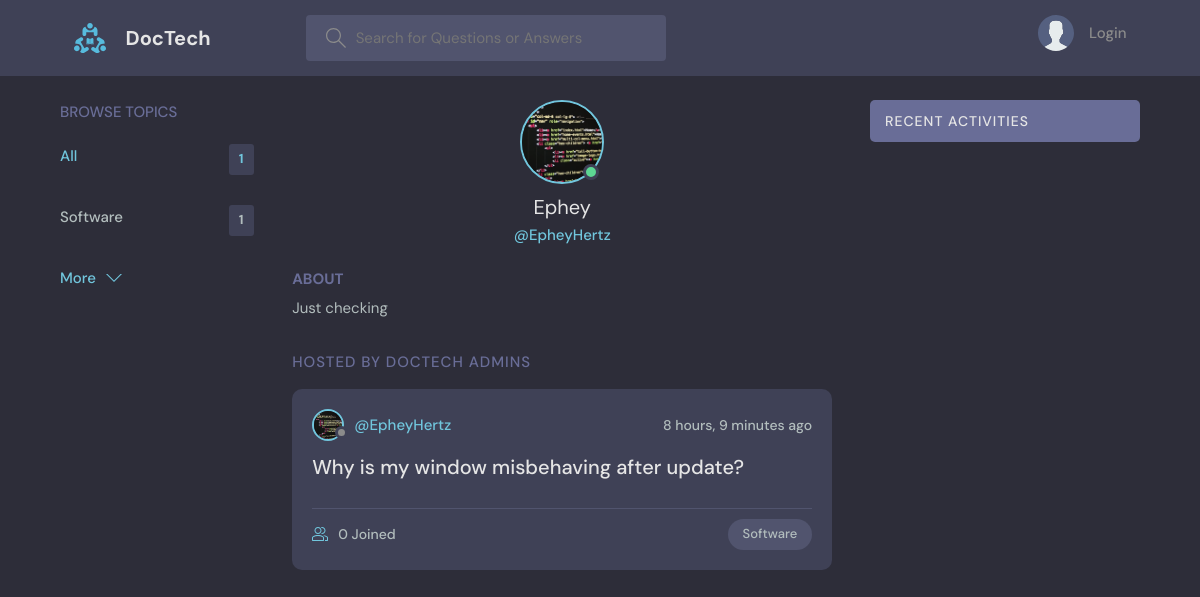
Page /profile/1/ on the committed database.
### base/models.py (models this page shows, shortened)
class Topic(models.Model):
    name = models.CharField(max_length=200)

class User(AbstractUser):
    name = models.CharField(max_length=200, null=True)
    email = models.EmailField(unique=True, null=True)
    bio = models.TextField(null=True)
    avatar = models.ImageField(null=True, default="avatar.svg")
    objects = CustomUserManager()
    USERNAME_FIELD = 'email'
    REQUIRED_FIELDS = []

class Room(models.Model):
    host = models.ForeignKey(User, on_delete=models.SET_NULL, null=True)
    topic = models.ForeignKey(Topic, on_delete=models.SET_NULL, null=True)
    name = models.CharField(max_length=200)
    description = models.TextField(null=True, blank=True)
    participants = models.ManyToManyField(
        User, related_name='participants', blank=True)
    updated = models.DateTimeField(auto_now=True)
    created = models.DateTimeField(auto_now_add=True)
    class Meta:
        ordering = ['-updated', '-created']

### base/views.py (the view)
# urls.py: path('profile/<str:pk>/', views.userProfile, name="user-profile"),
def userProfile(request, pk):
    user = User.objects.get(id=pk)
    rooms = user.room_set.all()
    room_messages = user.message_set.all()
    topics = Topic.objects.all()
    context = {'user': user, 'rooms': rooms,
               'room_messages': room_messages, 'topics': topics}
    return render(request, 'base/profile.html', context)

### base/templates/base/profile.html (shortened to what this page needs)
{% extends 'main.html' %}
{% block content %}
<main class="profile-page layout layout--3">
  <div class="container">
    {% include 'base/topics_component.html' %}
    <div class="roomList">
      <div class="profile">
        <div class="profile__avatar">
          <div class="avatar avatar--large active">
            <img src="{{user.avatar.url}}" />
          </div>
        </div>
        <div class="profile__info">
          <h3>{{user.name}}</h3>
          <p>@{{user.username}}</p>
        </div>
        <div class="profile__about">
          <h3>About</h3>
          <p>
            {{user.bio}}
          </p>
        </div>
      </div>
      <div class="roomList__header">
        <div>
          <h2>Hosted By DocTech Admins</a>
          </h2>
        </div>
      </div>
      {% include 'base/feed_component.html' %}
    </div>
    {% include 'base/activity_component.html' %}
  </div>
</main>
{% endblock content %}

### templates/main.html (shortened to what this page needs)
<!DOCTYPE html>
{% load static %}
<html lang="en">
<head>
    <link rel="stylesheet" href="{% static 'styles/style.css' %}" />
</head>
<body>
    {% include 'navbar.html' %}
    {% block content %}
    {% endblock %}
</body>
</html>

### templates/navbar.html (shortened to what this page needs)
{% load static %}
<header class="header header--loggedIn">
    <div class="container">
        <a href="{% url 'home' %}" class="header__logo">
            <img src="{% static 'images/logo.svg' %}" alt="DocTech Logo" />
            <h1>DocTech</h1>
        </a>
        <form class="header__search" method="GET" action="{% url 'home' %}">
            <label>
                <input name="q" placeholder="Search for Questions or Answers" />
            </label>
        </form>
        <nav class="header__menu">
            {% if request.user.is_authenticated %}
            <div class="header__user">
                <a href="{% url 'update-user' %}">
                    <div class="avatar avatar--medium active">
                        <img src="{{ request.user.avatar.url }}" alt="{{ request.user.username }}'s avatar" />
                    </div>
                    <p>{{ request.user.username }} <span>@{{ request.user.username }}</span></p>
                </a>
                <button class="dropdown-button">
                    <svg version="1.1" xmlns="http://www.w3.org/2000/svg" width="32" height="32" viewBox="0 0 32 32">
                        <title>chevron-down</title>
                        <path d="M16 21l-13-13h-3l16 16 16-16h-3l-13 13z"></path>
                    </svg>
                </button>
            </div>
            {% else %}
            <a href="{% url 'login' %}">
                <img src="{% static 'images/avatar.svg' %}" alt="Login Avatar" />
                <p>Login</p>
            </a>
            {% endif %}
        </nav>
    </div>
</header>

### base/templates/base/topics_component.html
<div class="topics">
    <div class="topics__header">
        <h2>Browse Topics</h2>
    </div>
    <ul class="topics__list">
        <li>
            <a href="{% url 'home' %}" class="active">All <span>{{topics.count}}</span></a>
        </li>
        {% for topic in topics %}
        <li>
            <a href="{% url 'home' %}?q={{topic.name}}">{{topic.name}}<span>{{topic.room_set.all.count}}</span></a>
        </li>
        {% endfor %}
    </ul>
    <a class="btn btn--link" href="{% url 'topics' %}">
        More
        <svg version="1.1" xmlns="http://www.w3.org/2000/svg" width="32" height="32" viewBox="0 0 32 32">
            <title>chevron-down</title>
            <path d="M16 21l-13-13h-3l16 16 16-16h-3l-13 13z"></path>
        </svg>
    </a>
</div>

### base/templates/base/feed_component.html (shortened to what this page needs)
{% for room in rooms %}
<div class="roomListRoom">
    <div class="roomListRoom__header">
        <a href="{% url 'user-profile' room.host.id %}" class="roomListRoom__author">
            <div class="avatar avatar--small">
                <img src="{{room.host.avatar.url}}" />
            </div>
            <span>@{{room.host.username}}</span>
        </a>
        <div class="roomListRoom__actions">
            <span>{{room.created|timesince}} ago</span>
        </div>
    </div>
    <div class="roomListRoom__content">
        <a href="{% url 'room' room.id %}">{{room.name}}</a>
    </div>
    <div class="roomListRoom__meta">
        <a href="{% url 'room' room.id %}" class="roomListRoom__joined">
            {{room.participants.all.count}} Joined
        </a>
        <p class="roomListRoom__topic">{{room.topic.name}}</p>
    </div>
</div>
{% endfor %}

### base/templates/base/activity_component.html (shortened to what this page needs)
<div class="activities">
    <div class="activities__header">
        <h2>Recent Activities</h2>
    </div>
</div>

### rows in the picture
Topic: name "Software", room_set.all.count "1"
User: avatar (picture), name "Ephey", username "EpheyHertz", bio "Just checking"
Room: host.avatar (picture), host.username "EpheyHertz", created "8 hours, 9 minutes", name "Why is my window misbehaving after update?", participants.all.count "0", topic.name "Software"

### other values in the picture
{{ topics.count }} "1"
